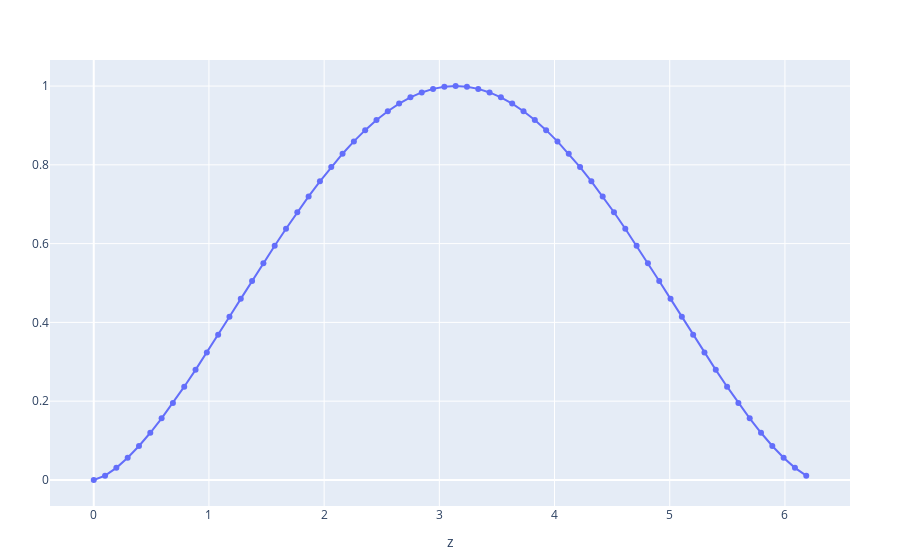

The notebook cell saved with this chart:
### Code cell
plot([
    scatter(x=z, y=u, mode="markers+lines", name="u")],
    Layout(xaxis_title="z") #yaxis_title="u(x)",  
)
